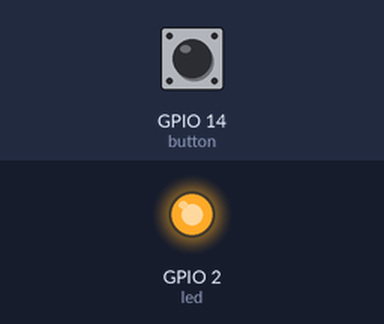
Recording of a program running on a simulated ESP32 board running MicroPython. Parts: output pins drawn as LEDs (lit = HIGH). The test bench sets the inputs (shaded band); at power-on: GPIO 14 (button) HIGH. What the program prints to the serial console is not drawn.

Above: at 1.2 s.
1.3 s: GPIO 14 (button) pulled LOW for 0.15 s
At 2.4 s:
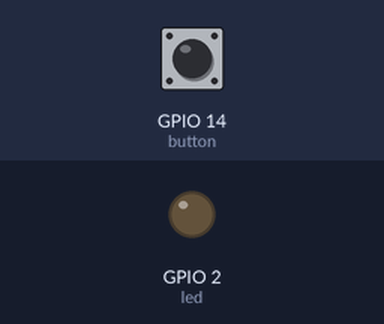
Timing chart, 0 to 10.4 s (numbered marks = the images above; inputs shaded):
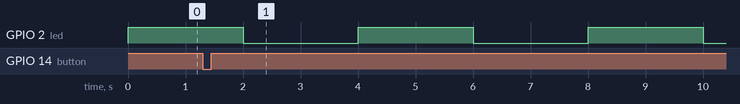

Measured:
- by itself, GPIO 2 (led): alternates HIGH for 2.0 s and LOW for 2.0 s

The program:

step2_irq.py
```python
from machine import Pin
import time

button = Pin(14, Pin.IN, Pin.PULL_UP)
led = Pin(2, Pin.OUT)


def on_press(pin):
    print("눌렸다!")  # 누르는 순간 바로 불려요


button.irq(trigger=Pin.IRQ_FALLING, handler=on_press)
while True:
    led.value(1)
    time.sleep(2)
    led.value(0)
    time.sleep(2)
```
